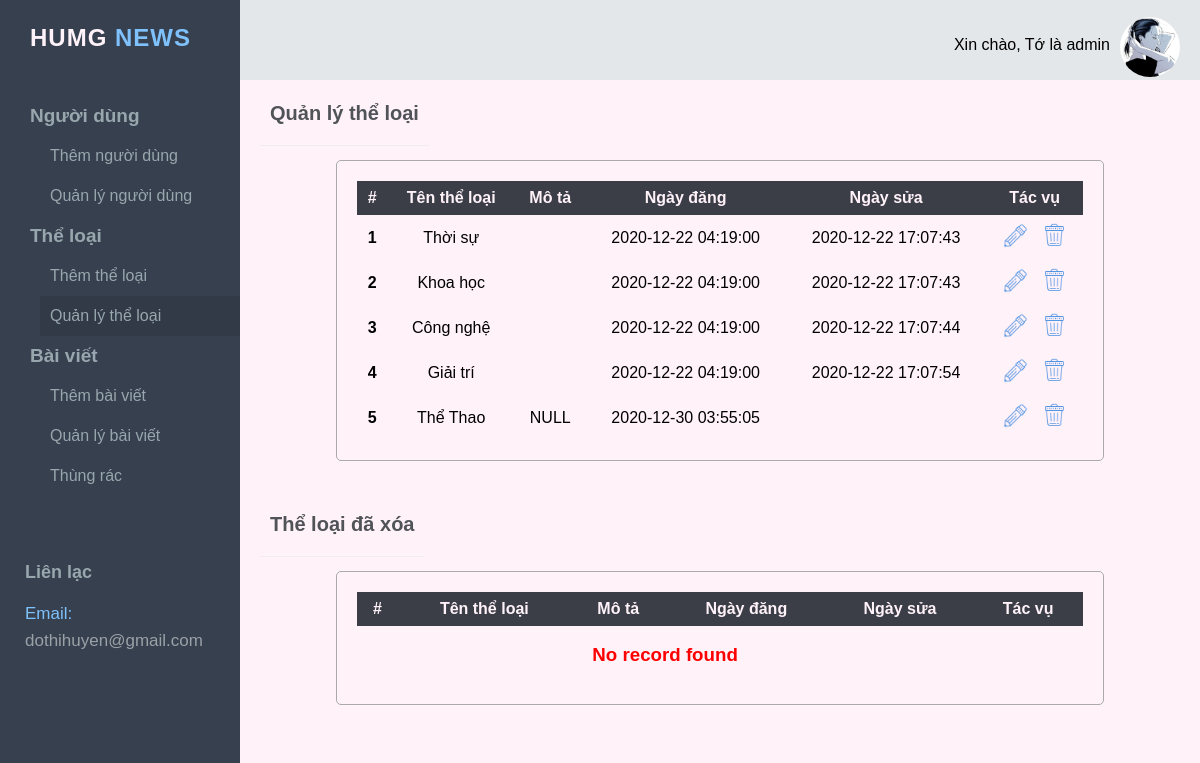
/admin/manage-categories.php (signed in), run on the app's committed database.
### tables this page shows
CREATE TABLE `theloai` (
  `MaTL` int(10) NOT NULL,
  `TenTL` varchar(150) DEFAULT NULL,
  `MoTa` text DEFAULT NULL,
  `NgayTao` timestamp NULL DEFAULT current_timestamp(),
  `NgayCapNhat` timestamp NULL DEFAULT NULL ON UPDATE current_timestamp(),
  `IsActivate` int(1) DEFAULT NULL
);

### admin/manage-categories.php (the view, shortened to what this page needs)
<?php
include('../includes/config.php');
if(strlen($_SESSION['login'])==0)
  {
header('location:index.php');
}
else{
?>
<!DOCTYPE html>
<html>
<head>
    <link href="css/manager.css" rel="stylesheet" type="text/css" />
    <link href="css/button.css" rel="stylesheet" type="text/css" />
    <link href="css/alerts.css" rel="stylesheet" type="text/css" />
</head>
<body height=100%>
    <?php include('manager.php'); ?>
    <div class="main-right">
        <h4 class="page-title">Quản lý thể loại</h4>
        <form class="form" name="managerCategories" method="get" enctype="multipart/form-data">
            <div class="form-group1">
                <table class="table-trash">
                    <tr class="color1">
                        <th>#</th>
                        <th>Tên thể loại</th>
                        <th>Mô tả</th>
                        <th>Ngày đăng</th>
                        <th>Ngày sửa</th>
                        <th>Tác vụ</th>
                    </tr>
                    <?php
                    $query = mysqli_query($con, "Select MaTL, TenTL,MoTa, NgayTao, NgayCapNhat from theloai where IsActivate = 1");
                    $cnt = 1;
                    $rowCount = mysqli_num_rows($query);
                    if($rowCount == 0)
                    {?>
                        <tr>
                        <td colspan="5" align="center">
                            <h3 style="color:red">No record found</h3>
                        </td>
                    </tr>
                    <?php
                    } else {
                    while ($row = mysqli_fetch_array($query)) {
                    ?>
                        <tr>
                            <th scope="row"><?php echo htmlentities($cnt); ?></th>
                            <td><?php echo htmlentities($row['TenTL']); ?></td>
                            <td><?php echo htmlentities($row['MoTa']); ?></td>
                            <td><?php echo htmlentities($row['NgayTao']); ?></td>
                            <td><?php echo htmlentities($row['NgayCapNhat']); ?></td>
                            <td><a href="edit-category.php?cid=<?php echo htmlentities($row['MaTL']);?>"><img class = "icons" src="../images/icons/icons8-edit-64.png" alt="" srcset=""></a>
	&nbsp;<a href="manage-categories.php?rid=<?php echo htmlentities($row['MaTL']);?>&&action=del"> <img class = "icons" src="../images//icons/icons8-trash-64.png" alt="" srcset=""></a> </td>
</tr>
                    <?php
                        $cnt++;
                    }} ?>
                </table>
            </div>
        </form>
        <h4 class="page-title">Thể loại đã xóa</h4>
        <form class="form" name="addPost" method="post" enctype="multipart/form-data">
            <div class="form-group1">
                <table class="table-trash">
                    <tr class="color1">
                        <th>#</th>
                        <th>Tên thể loại</th>
                        <th>Mô tả</th>
                        <th>Ngày đăng</th>
                        <th>Ngày sửa</th>
                        <th>Tác vụ</th>
                    </tr>
                    <?php
$query=mysqli_query($con,"Select MaTL,TenTL,MoTa,NgayTao,NgayCapNhat from theloai where IsActivate=0");
$rowCount = mysqli_num_rows($query);
$cnt=1;
if($rowCount == 0)
{?>
    <tr>
    <td colspan="5" align="center">
        <h3 style="color:red">No record found</h3>
    </td>
</tr>
<?php
}else{
while($row=mysqli_fetch_array($query))
{
?>
 <tr>
<th scope="row"><?php echo htmlentities($cnt);?></th>
<td><?php echo htmlentities($row['TenTL']);?></td>
<td><?php echo htmlentities($row['MoTa']);?></td>
<td><?php echo htmlentities($row['NgayTao']);?></td>
<td><?php echo htmlentities($row['NgayCapNhat']);?></td>
<td><a href="manage-categories.php?resid=<?php echo htmlentities($row['MaTL']);?>"><img class = "icons" src="../images/icons/icons8-undo-48.png"</a>
	&nbsp;<a href="manage-categories.php?rid=<?php echo htmlentities($row['MaTL']);?>&&action=parmdel" title="Xóa vĩnh viễn"> <img class = "icons" src="../images/icons/icons8-trash-64.png" </td>
</tr></tr>
<?php
$cnt++;
 }} ?>
                </table>
            </div>
        </form>
    </div>
</body>
</html>
<?php } ?>

### admin/css/manager.css (style rules this page uses)
* { box-sizing: border-box; font-family: sans-serif; }
html, body { margin: 0px; height: 100%; }
body { display: flex; flex-direction: column; }
a { text-decoration: none; }
.main-right { flex: 1; background-color: #fff2f9; margin-left: 240px !important; margin-top: 0px !important; }
.page-title { font-size: 20px; font-weight: 600; padding: 20px; margin: 2px -20px 20px 20px; border-bottom: 1px solid #eee; color: #505458; float: left; padding-left: 10px; padding-right: 10px; }
.form { background-color: #fff2f9; padding: 80px 10% 10px 10%; }
.h1, .h2, .h3, .h4, .h5, .h6, h1, h2, h3, h4, h5, h6 { color: #505458; margin: 10px 0; }
.icons { height: 25px; width: 25px; }
td { text-align: center; vertical-align: middle; }

### admin/css/button.css (style rules this page uses)
.form-group1 { padding: 20px; border: 1px solid #aaaaaa; border-radius: 5px; background-clip: padding-box; margin-bottom: 20px; }
th { font-family: sans-serif; font-weight: 600; }
th, td { padding: 8px; }
.table-trash { width: 100%; margin: 0; border: none; border-collapse: collapse; }
tr.color1 { color: #fff2f9; background-color: #3b3e47; }

### data on the page
theloai: TenTL "Thời sự", NgayTao "2020-12-22 04:19:00", NgayCapNhat "2020-12-22 17:07:43"
theloai: TenTL "Khoa học", NgayTao "2020-12-22 04:19:00", NgayCapNhat "2020-12-22 17:07:43"
theloai: TenTL "Công nghệ", NgayTao "2020-12-22 04:19:00", NgayCapNhat "2020-12-22 17:07:44"
theloai: TenTL "Giải trí", NgayTao "2020-12-22 04:19:00", NgayCapNhat "2020-12-22 17:07:54"
theloai: TenTL "Thể Thao", MoTa "NULL", NgayTao "2020-12-30 03:55:05"

### other printed values
$_SESSION['name'] "Tớ là admin"
